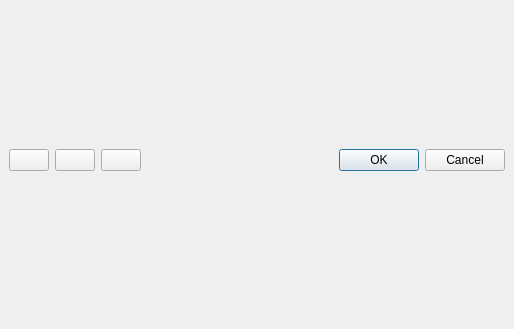
<?xml version="1.0" encoding="UTF-8"?>
<ui version="4.0">
 <class>ScheduleEntryDialog</class>
 <widget class="QDialog" name="ScheduleEntryDialog">
  <property name="geometry">
   <rect>
    <x>0</x>
    <y>0</y>
    <width>514</width>
    <height>329</height>
   </rect>
  </property>
  <property name="windowTitle">
   <string/>
  </property>
  <property name="modal">
   <bool>true</bool>
  </property>
  <layout class="QVBoxLayout" name="verticalLayout">
   <property name="leftMargin">
    <number>0</number>
   </property>
   <property name="topMargin">
    <number>0</number>
   </property>
   <property name="rightMargin">
    <number>0</number>
   </property>
   <property name="bottomMargin">
    <number>0</number>
   </property>
   <item>
    <layout class="QHBoxLayout" name="horizontalLayout_2">
     <property name="leftMargin">
      <number>9</number>
     </property>
     <property name="rightMargin">
      <number>9</number>
     </property>
     <property name="bottomMargin">
      <number>9</number>
     </property>
     <item>
      <widget class="QPushButton" name="add_button">
       <property name="text">
        <string/>
       </property>
       <property name="icon">
        <iconset resource="resources/res.qrc">
         <normaloff>:/icons/ic_add_white_48px.svg</normaloff>:/icons/ic_add_white_48px.svg</iconset>
       </property>
      </widget>
     </item>
     <item>
      <widget class="QPushButton" name="remove_button">
       <property name="text">
        <string/>
       </property>
       <property name="icon">
        <iconset resource="resources/res.qrc">
         <normaloff>:/icons/ic_remove_white_48px.svg</normaloff>:/icons/ic_remove_white_48px.svg</iconset>
       </property>
      </widget>
     </item>
     <item>
      <widget class="QPushButton" name="reset_button">
       <property name="text">
        <string/>
       </property>
       <property name="icon">
        <iconset resource="resources/res.qrc">
         <normaloff>:/icons/ic_replay_white_48px.svg</normaloff>:/icons/ic_replay_white_48px.svg</iconset>
       </property>
      </widget>
     </item>
     <item>
      <widget class="QDialogButtonBox" name="button_box">
       <property name="orientation">
        <enum>Qt::Horizontal</enum>
       </property>
       <property name="standardButtons">
        <set>QDialogButtonBox::Cancel|QDialogButtonBox::Ok</set>
       </property>
      </widget>
     </item>
    </layout>
   </item>
  </layout>
 </widget>
 <resources>
  <include location="resources/res.qrc"/>
 </resources>
 <connections>
  <connection>
   <sender>button_box</sender>
   <signal>accepted()</signal>
   <receiver>ScheduleEntryDialog</receiver>
   <slot>accept()</slot>
   <hints>
    <hint type="sourcelabel">
     <x>248</x>
     <y>254</y>
    </hint>
    <hint type="destinationlabel">
     <x>157</x>
     <y>274</y>
    </hint>
   </hints>
  </connection>
  <connection>
   <sender>button_box</sender>
   <signal>rejected()</signal>
   <receiver>ScheduleEntryDialog</receiver>
   <slot>reject()</slot>
   <hints>
    <hint type="sourcelabel">
     <x>316</x>
     <y>260</y>
    </hint>
    <hint type="destinationlabel">
     <x>286</x>
     <y>274</y>
    </hint>
   </hints>
  </connection>
 </connections>
</ui>
